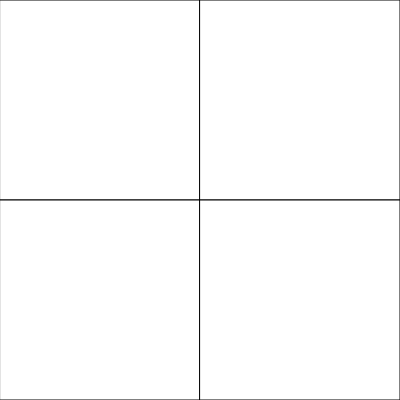
Frame 1 (no input)
Frame 60 (no input): identical to frame 1, image omitted
Frame 120 (the mouse pressed at the canvas centre since frame 60): identical to frame 1, image omitted

The p5.js sketch that drew this single still picture (run headless with seeded random() and noise() and a simulated clock; from frame 60 on, the mouse is pressed at the canvas centre):

// p5.js sketch
// ── sketch.js
//https://github.com/stavrosdidakis/DAT-GAD-405_2017
//https://p5js.org

//DAT405 / GAD405
//09_Exercise 4 - Color Coordinates

function setup() {
  createCanvas(400, 400); //Use this function to define the size of the output window

  fill(255,255,255);
}

function draw() {
  background(0); //Set your background color to black (0)
  let shape_size = 200;
  //code here...
  rect(0,0,shape_size,shape_size)
  rect(200,0,shape_size,shape_size)
  rect(0,200,shape_size,shape_size)
  rect(200,200,shape_size,shape_size)
}
